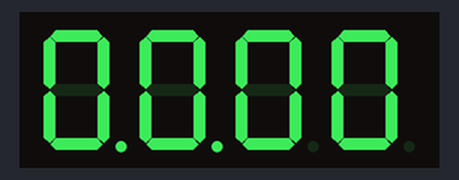
Simulated run of this sketch. Board: Arduino Uno, built with avr-gcc and run on an emulated ATmega328P. Parts: 4-digit seven-segment display. What the sketch prints to the serial monitor is not drawn.

Above: at 0.15 s.
At 5.04 s:
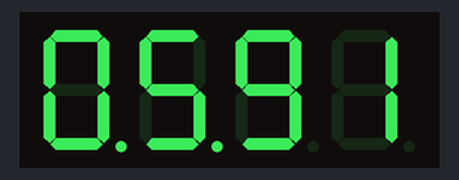
At 9.93 s:
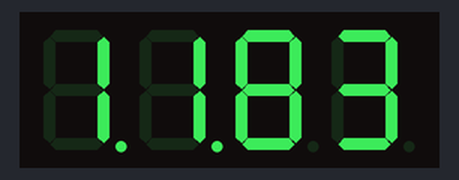
At 19.73 s:
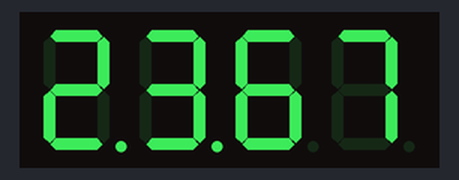
At 29.53 s:
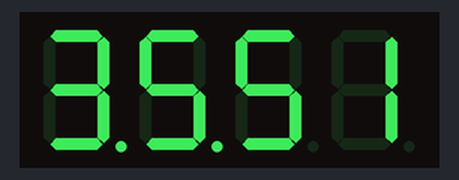
At 39.63 s:
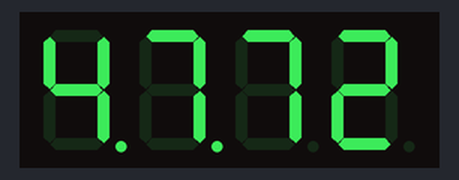

The sketch:

SevenSegSeparated.ino
```cpp
/**
   SevenSegSeparated

   Programma utilizzato per testare il 7 segmenti con pin separrati.

   @author Filippo Finke
*/

/**
   Libreria SevenSeg utilizzata per la gestione dei display sette segmenti.
*/
#include "SevSeg.h"

/**
   Istanza di un display sette segmenti.
*/
SevSeg sevenSeg;

/**
   Variabile per tenere un contatore.
*/
int x = 0;

/**
 * Varriabile da stamparre sul sette segmenti.
 */
int deciSecond = 0;

/**
 * Metodo che si occupa di istanziare e impostare il sette segmenti.
 */
void setup()
{
  Serial.begin(9600);
  Serial.println("SevenSeg Test");
  int displayType = COMMON_CATHODE;

  int digit1 = 10;
  int digit2 = 11;
  int digit3 = 12;
  int digit4 = 13;

  int segA = 6;
  int segB = 8;
  int segC = 2;
  int segD = 5;
  int segE = 4;
  int segF = 7;
  int segG = 3;
  int segDP = 5;
  int numberOfDigits = 4;
  sevenSeg.Begin(displayType, numberOfDigits, digit1, digit2, digit3, digit4, segA, segB, segC, segD, segE, segF, segG, segDP);
  sevenSeg.SetBrightness(100);
}

/**
   Metodo che aggiorna i valori del sette segmenti.
*/
void loop()
{
  char tempString[10];
  sprintf(tempString, "%04d", deciSecond);
  sevenSeg.DisplayString(tempString, 3);
  x++;
  if (x % 10000)
  {
    deciSecond++;
  }
}
```
